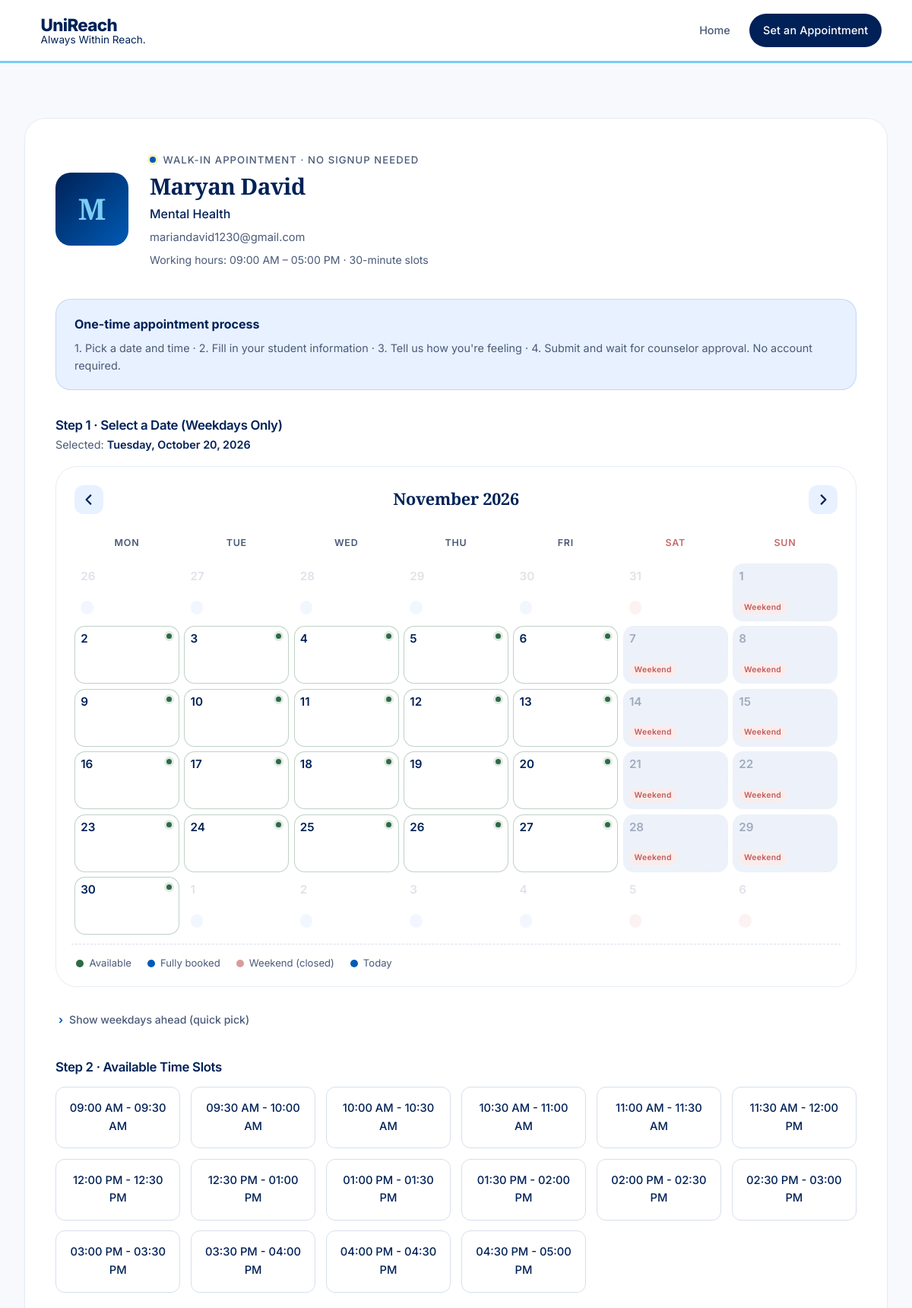
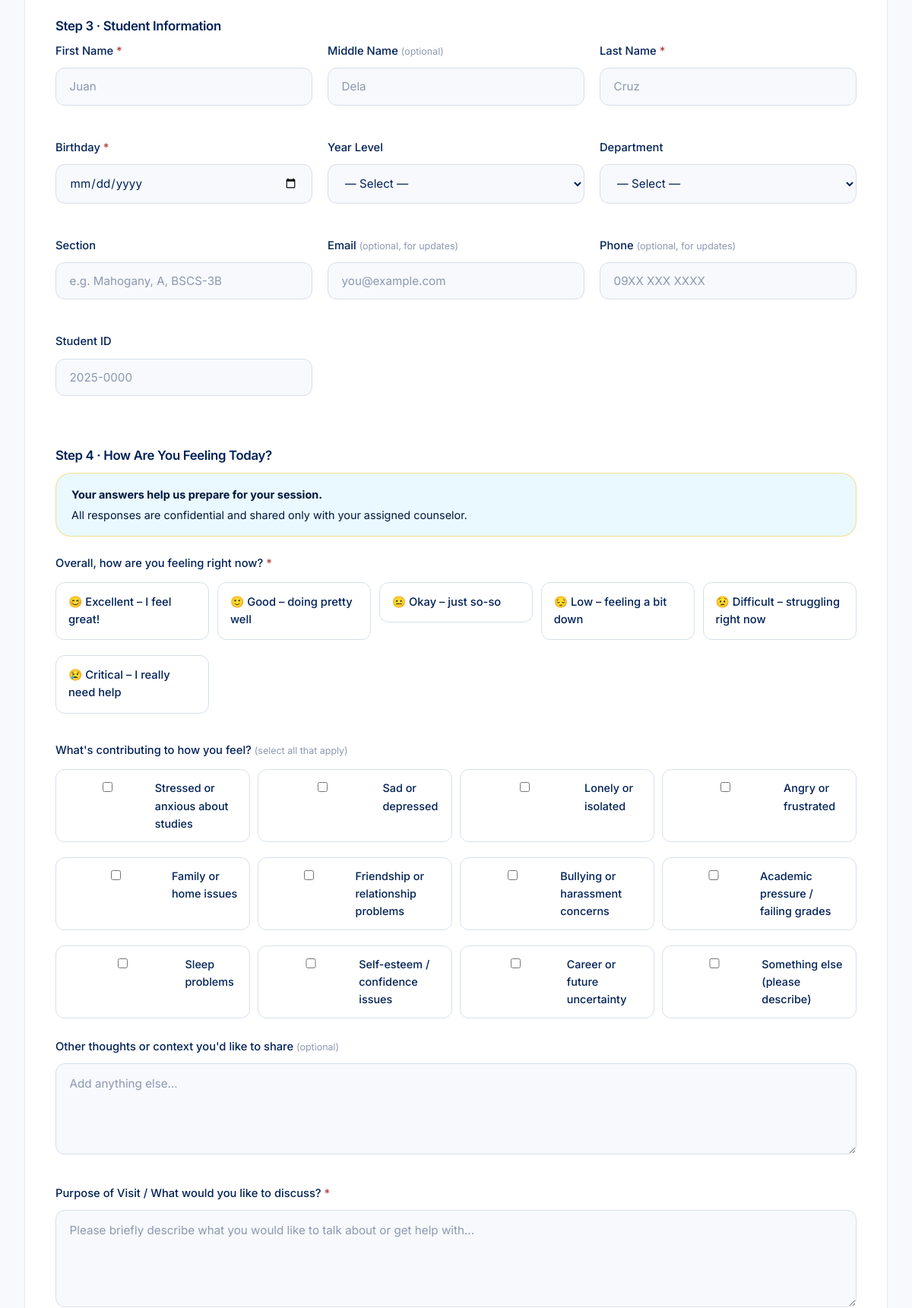
Page /counselor/9/walkin?date=2026-10-20&month=2026-11 (upper part) on the committed database (2 pictures, top to bottom).
### app.py (models this page shows, shortened)
class User(UserMixin, db.Model):
    id = db.Column(db.Integer, primary_key=True)
    username = db.Column(db.String(80), unique=True, nullable=False)
    email = db.Column(db.String(120), unique=True, nullable=False)
    password_hash = db.Column(db.String(256), nullable=False)
    role = db.Column(db.String(20), nullable=False)
    is_admin = db.Column(db.Boolean, default=False, nullable=False)
    full_name = db.Column(db.String(120), nullable=False)
    specialty = db.Column(db.String(120))
    student_id = db.Column(db.String(50))
    phone = db.Column(db.String(20))
    reset_token = db.Column(db.String(256))
    reset_token_expiry = db.Column(db.DateTime)
    @property
    def is_counselor(self):
        return self.role == 'counselor'

### app.py (the view, shortened to what this page needs)
@app.route('/counselor/<int:counselor_id>/walkin', methods=['GET', 'POST'])
def book_appointment_public(counselor_id):
    counselor = User.query.get_or_404(counselor_id)
    if not counselor.is_counselor or counselor.is_admin:
        abort(404)
    today = datetime.now().date()
    selected_date = request.args.get('date')
    if selected_date:
        try:
            selected_date = datetime.strptime(selected_date, '%Y-%m-%d').date()
        except ValueError:
            selected_date = None
    if not selected_date:
        selected_date = today
    view_month = None
    raw_month = request.args.get('month')
    if raw_month:
        try:
            yr, mo = raw_month.split('-')
            view_month = date(int(yr), int(mo), 1)
        except Exception:
            view_month = None
    if not view_month:
        view_month = selected_date.replace(day=1)
    available_slots = generate_available_slots(counselor_id, selected_date)
    dates = generate_weekdays(today, 14)
    calendar = build_calendar_month(view_month, today, selected_date, counselor_id)
    return render_template('book_appointment_public.html',
                           counselor=counselor,
                           available_slots=available_slots,
                           selected_date=selected_date,
                           dates=dates,
                           calendar=calendar,
                           view_month=view_month,
                           weekday_names=WEEKDAY_NAMES,
                           default_start=DEFAULT_WORK_START.strftime('%I:%M %p'),
                           default_end=DEFAULT_WORK_END.strftime('%I:%M %p'),
                           mood_options=MOOD_OPTIONS,
                           feeling_options=FEELING_OPTIONS)

### templates/book_appointment_public.html (shortened to what this page needs)
{% extends "base.html" %}
{% block content %}
<div class="card">
    <div style="display: flex; align-items: center; gap: 1.75rem; margin-bottom: 2.5rem; flex-wrap: wrap;">
        <div class="counselor-avatar" style="width: 96px; height: 96px; font-size: 2.4rem; margin: 0; border-radius: var(--radius-md);">
            {{ counselor.full_name.split()[0][0] if counselor.full_name else '?' }}
        </div>
        <div style="flex: 1; min-width: 220px;">
            <div class="section-label" style="margin-bottom: 0.4rem;">Walk-in Appointment · No signup needed</div>
            <h2 style="border: none; padding: 0; margin: 0 0 0.4rem 0; font-size: 1.85rem;">{{ counselor.full_name }}</h2>
            {% if counselor.specialty %}
                <p style="color: var(--text-primary); font-weight: 500; margin-bottom: 0.4rem; font-size: 1rem;">{{ counselor.specialty }}</p>
            {% endif %}
            {% if counselor.email %}
                <p style="color: var(--text-secondary); font-size: 0.92rem; margin-bottom: 0.25rem;">{{ counselor.email }}</p>
            {% endif %}
            <p style="color: var(--text-secondary); font-size: 0.88rem; margin-top: 0.4rem;">
                Working hours: {{ default_start }} – {{ default_end }} · 30-minute slots
            </p>
        </div>
    </div>
    <div class="info-box" style="margin-bottom: 2.25rem;">
        <strong>One-time appointment process</strong>
        <p>1. Pick a date and time · 2. Fill in your student information · 3. Tell us how you're feeling · 4. Submit and wait for counselor approval. No account required.</p>
    </div>
    <form method="POST" action="{{ url_for('book_appointment_public', counselor_id=counselor.id, date=selected_date.strftime('%Y-%m-%d')) }}" id="bookingForm">
        <h3 style="margin-bottom: 0.25rem; font-family: 'Inter', sans-serif; font-weight: 600; font-size: 1.05rem;">Step 1 · Select a Date (Weekdays Only)</h3>
        <p style="color: var(--text-secondary); font-size: 0.9rem; margin-bottom: 1rem;">
            Selected: <strong style="color: var(--text-primary); font-weight: 600;">{{ weekday_names[selected_date.weekday()] }}, {{ selected_date|fmt_long }}</strong>
        </p>
        <div class="calendar" role="grid" aria-label="Availability calendar, weekdays only">
            <div class="calendar-header">
                {% set prev_month_str = '%04d-%02d'|format(calendar.prev_month.year, calendar.prev_month.month) %}
                {% set next_month_str = '%04d-%02d'|format(calendar.next_month.year, calendar.next_month.month) %}
                <a href="{{ url_for('book_appointment_public', counselor_id=counselor.id, date=selected_date.strftime('%Y-%m-%d'), month=prev_month_str) }}"
                   class="calendar-nav{% if calendar.prev_disabled %} disabled{% endif %}"
                   aria-label="Previous month"
                   {% if calendar.prev_disabled %}aria-disabled="true" tabindex="-1"{% endif %}>
                    <svg aria-hidden="true" xmlns="http://www.w3.org/2000/svg" viewBox="0 0 16 16" width="18" height="18" fill="none" stroke="currentColor" stroke-width="2" stroke-linecap="round" stroke-linejoin="round"><polyline points="10 3 5 8 10 13"></polyline></svg>
                </a>
                <div class="calendar-title">{{ calendar.month_title }}</div>
                <a href="{{ url_for('book_appointment_public', counselor_id=counselor.id, date=selected_date.strftime('%Y-%m-%d'), month=next_month_str) }}"
                   class="calendar-nav{% if calendar.next_disabled %} disabled{% endif %}"
                   aria-label="Next month"
                   {% if calendar.next_disabled %}aria-disabled="true" tabindex="-1"{% endif %}>
                    <svg aria-hidden="true" xmlns="http://www.w3.org/2000/svg" viewBox="0 0 16 16" width="18" height="18" fill="none" stroke="currentColor" stroke-width="2" stroke-linecap="round" stroke-linejoin="round"><polyline points="6 3 11 8 6 13"></polyline></svg>
                </a>
            </div>
            <div class="calendar-weekday-row" role="row">
                {% for h in calendar.weekday_headers %}
                    <div class="calendar-weekday{% if loop.index0 >= 5 %} weekend{% endif %}" role="columnheader">{{ h }}</div>
                {% endfor %}
            </div>
            {% for week in calendar.rows %}
                <div class="calendar-week" role="row">
                    {% for cell in week %}
                        {% if cell.in_current_month and not cell.disabled %}
                            <a href="{{ url_for('book_appointment_public', counselor_id=counselor.id, date=cell.date.strftime('%Y-%m-%d'), month='%04d-%02d'|format(view_month.year, view_month.month)) }}"
                               role="gridcell"
                               class="calendar-day{% if cell.is_selected %} active{% elif not cell.has_slots %} no-slots{% else %} has-slots{% endif %}{% if cell.is_today %} today{% endif %}{% if cell.is_weekend %} weekend{% endif %}"
                               aria-label="{{ weekday_names[cell.weekday_idx] }}, {{ calendar.month_title.split()[0] }} {{ cell.day }}"
                               title="{{ weekday_names[cell.weekday_idx] }}, {{ calendar.month_title.split()[0] }} {{ cell.day }}{% if not cell.has_slots %} · No available slots{% endif %}">
                                <span class="calendar-day-num">{{ cell.day }}</span>
                            </a>
                        {% else %}
                            <div role="gridcell"
                                 class="calendar-day disabled{% if cell.is_weekend %} weekend{% endif %}{% if cell.in_current_month %} in-month{% endif %}{% if cell.is_today %} today{% endif %}"
                                 aria-disabled="true">
                                <span class="calendar-day-num">{{ cell.day }}</span>
                                {% if cell.is_weekend and cell.in_current_month %}<span class="calendar-day-tag">Weekend</span>{% elif not cell.in_current_month %}<span class="calendar-day-tag">&nbsp;</span>{% else %}<span class="calendar-day-tag">Unavailable</span>{% endif %}
                            </div>
                        {% endif %}
                    {% endfor %}
                </div>
            {% endfor %}
            <div class="calendar-legend">
                <span class="legend-item"><span class="legend-dot has-slots"></span>Available</span>
                <span class="legend-item"><span class="legend-dot no-slots"></span>Fully booked</span>
                <span class="legend-item"><span class="legend-dot weekend"></span>Weekend (closed)</span>
                <span class="legend-item"><span class="legend-dot today"></span>Today</span>
            </div>
        </div>
        <details class="quick-weekday-picker">
            <summary>Show weekdays ahead (quick pick)</summary>
        </details>
        <h3 style="margin: 2rem 0 0.25rem 0; font-family: 'Inter', sans-serif; font-weight: 600; font-size: 1.05rem;">Step 2 · Available Time Slots</h3>
        {% if available_slots %}
            <div class="slots-grid">
                {% for slot in available_slots %}
                    <div class="slot-option">
                        <label for="slot_{{ loop.index }}">{{ slot.label }}</label>
                    </div>
                {% endfor %}
            </div>
        {% endif %}
        <h3 style="margin: 2.75rem 0 0.75rem 0; font-family: 'Inter', sans-serif; font-weight: 600; font-size: 1.05rem;">Step 3 · Student Information</h3>
        <div class="form-row">
            <div class="form-group">
                <label for="first_name">First Name <span style="color: var(--danger);">*</span></label>
                <input type="text" id="first_name" name="first_name" required placeholder="Juan" maxlength="80">
            </div>
            <div class="form-group">
                <label for="middle_name">Middle Name <span style="color: var(--text-tertiary); font-size: 0.78rem; font-weight: 400;">(optional)</span></label>
                <input type="text" id="middle_name" name="middle_name" placeholder="Dela" maxlength="80">
            </div>
            <div class="form-group">
                <label for="last_name">Last Name <span style="color: var(--danger);">*</span></label>
                <input type="text" id="last_name" name="last_name" required placeholder="Cruz" maxlength="80">
            </div>
            <div class="form-group">
                <label for="birthday">Birthday <span style="color: var(--danger);">*</span></label>
                <input type="date" id="birthday" name="birthday" required max="{{ selected_date.strftime('%Y-%m-%d') }}">
            </div>
            <div class="form-group">
                <label for="year_level">Year Level</label>
                <select id="year_level" name="year_level">
                    <option value="">— Select —</option>
                </select>
            </div>
            <div class="form-group">
                <label for="department">Department</label>
                <select id="department" name="department">
                    <option value="">— Select —</option>
                </select>
            </div>
            <div class="form-group">
                <label for="section">Section</label>
                <input type="text" id="section" name="section" placeholder="e.g. Mahogany, A, BSCS-3B" maxlength="50">
            </div>
            <div class="form-group">
                <label for="contact_email">Email <span style="color: var(--text-tertiary); font-size: 0.78rem; font-weight: 400;">(optional, for updates)</span></label>
                <input type="email" id="contact_email" name="contact_email" placeholder="you@example.com" maxlength="120">
            </div>
            <div class="form-group">
                <label for="contact_phone">Phone <span style="color: var(--text-tertiary); font-size: 0.78rem; font-weight: 400;">(optional, for updates)</span></label>
                <input type="tel" id="contact_phone" name="contact_phone" placeholder="09XX XXX XXXX" maxlength="20">
            </div>
            <div class="form-group">
                <label for="student_id">Student ID</label>
                <input type="text" id="student_id" name="student_id" placeholder="2025-0000" maxlength="20">
            </div>
        </div>
        <h3 style="margin: 2.75rem 0 0.75rem 0; font-family: 'Inter', sans-serif; font-weight: 600; font-size: 1.05rem;">Step 4 · How Are You Feeling Today?</h3>
        <div class="warning-box" style="background: var(--yellow-soft); border-color: rgba(245, 196, 0, 0.45); color: var(--accent-hover);">
            <strong>Your answers help us prepare for your session.</strong>
            All responses are confidential and shared only with your assigned counselor.
        </div>
        <div class="form-group" style="margin-top: 1.25rem;">
            <label>Overall, how are you feeling right now? <span style="color: var(--danger);">*</span></label>
            <div style="display: grid; grid-template-columns: repeat(auto-fit, minmax(200px, 1fr)); gap: 0.65rem; margin-top: 0.75rem;">
                {% for value, label in mood_options %}
                    <div class="slot-option">
                        <label for="mood_{{ loop.index }}" style="text-align: left; padding: 0.85rem 1rem;">{{ label }}</label>
                    </div>
                {% endfor %}
            </div>
        </div>
        <div class="form-group" style="margin-top: 1.75rem;">
            <label>What's contributing to how you feel? <span style="color: var(--text-tertiary); font-size: 0.78rem; font-weight: 400;">(select all that apply)</span></label>
            <div style="display: grid; grid-template-columns: repeat(auto-fit, minmax(240px, 1fr)); gap: 0.6rem; margin-top: 0.75rem;">
                {% for value, label in feeling_options %}
                    <label style="display: flex; align-items: flex-start; gap: 0.65rem; padding: 0.8rem 1rem; border: 1px solid var(--border); border-radius: var(--radius-sm); background: var(--bg-card); cursor: pointer; transition: all 0.2s ease; font-weight: 500; font-size: 0.9rem;"
                           onmouseover="this.style.borderColor='var(--blue)'; this.style.background='var(--yellow-soft)';"
                           onmouseout="if(!this.querySelector('input').checked){this.style.borderColor='var(--border)'; this.style.background='var(--bg-card)';}">
                        <input type="checkbox" name="mood_description" value="{{ value }}"
                               style="margin-top: 0.22rem; accent-color: var(--accent);"
                               onchange="if(this.checked){this.parentElement.style.borderColor='var(--accent)'; this.parentElement.style.background='var(--blue-soft)';}else{this.parentElement.style.borderColor='var(--border)'; this.parentElement.style.background='var(--bg-card)';}">
                        <span>{{ label }}</span>
                    </label>
                {% endfor %}
            </div>
            <div class="form-group" style="margin-top: 1rem; margin-bottom: 0;">
                <label for="mood_note">Other thoughts or context you'd like to share <span style="color: var(--text-tertiary); font-size: 0.78rem; font-weight: 400;">(optional)</span></label>
                <textarea id="mood_note" name="mood_note" rows="2" maxlength="200" placeholder="Add anything else..."></textarea>
            </div>
        </div>
        <div class="form-group" style="margin-top: 2rem;">
            <label for="purpose">Purpose of Visit / What would you like to discuss? <span style="color: var(--danger);">*</span></label>
            <textarea id="purpose" name="purpose" required rows="4" placeholder="Please briefly describe what you would like to talk about or get help with..."></textarea>
        </div>
    </form>
</div>
{% endblock %}

### rows in the picture
User: full_name "M", full_name "Maryan David", specialty "Mental Health", email "mariandavid1230@gmail.com"

### other values in the picture
{{ default_start }} "09:00 AM"
{{ default_end }} "05:00 PM"
{{ weekday_names[selected_date.weekday()] }} "Tuesday"
{{ selected_date|fmt_long }} "October 20, 2026"
{{ calendar.month_title }} "November 2026"
{{ h }} "MON" "TUE" "WED" "THU" "FRI" "SAT" "SUN"
{{ cell.day }} "26" "27" "28" "29" "30" "31" "1" "7" "8" "14" "15" "21" "22" "28" "29" "1" "2" "3" "4" "5" "6"
{{ cell.day }} "2" "3" "4" "5" "6" "9" "10" "11" "12" "13" "16" "17" "18" "19" "20" "23" "24" "25" "26" "27" "30"
{{ slot.label }} "09:00 AM - 09:30 AM" "09:30 AM - 10:00 AM" "10:00 AM - 10:30 AM" "10:30 AM - 11:00 AM" "11:00 AM - 11:30 AM" "11:30 AM - 12:00 PM" "12:00 PM - 12:30 PM" "12:30 PM - 01:00 PM" "01:00 PM - 01:30 PM" "01:30 PM - 02:00 PM" "02:00 PM - 02:30 PM" "02:30 PM - 03:00 PM" "03:00 PM - 03:30 PM" "03:30 PM - 04:00 PM" "04:00 PM - 04:30 PM" "04:30 PM - 05:00 PM"
{{ label }} "😊 Excellent – I feel great!" "🙂 Good – doing pretty well" "😐 Okay – just so-so" "😔 Low – feeling a bit down" "😟 Difficult – struggling right now" "😢 Critical – I really need help"
{{ label }} "Stressed or anxious about studies" "Sad or depressed" "Lonely or isolated" "Angry or frustrated" "Family or home issues" "Friendship or relationship problems" "Bullying or harassment concerns" "Academic pressure / failing grades" "Sleep problems" "Self-esteem / confidence issues" "Career or future uncertainty" "Something else (please describe)"
